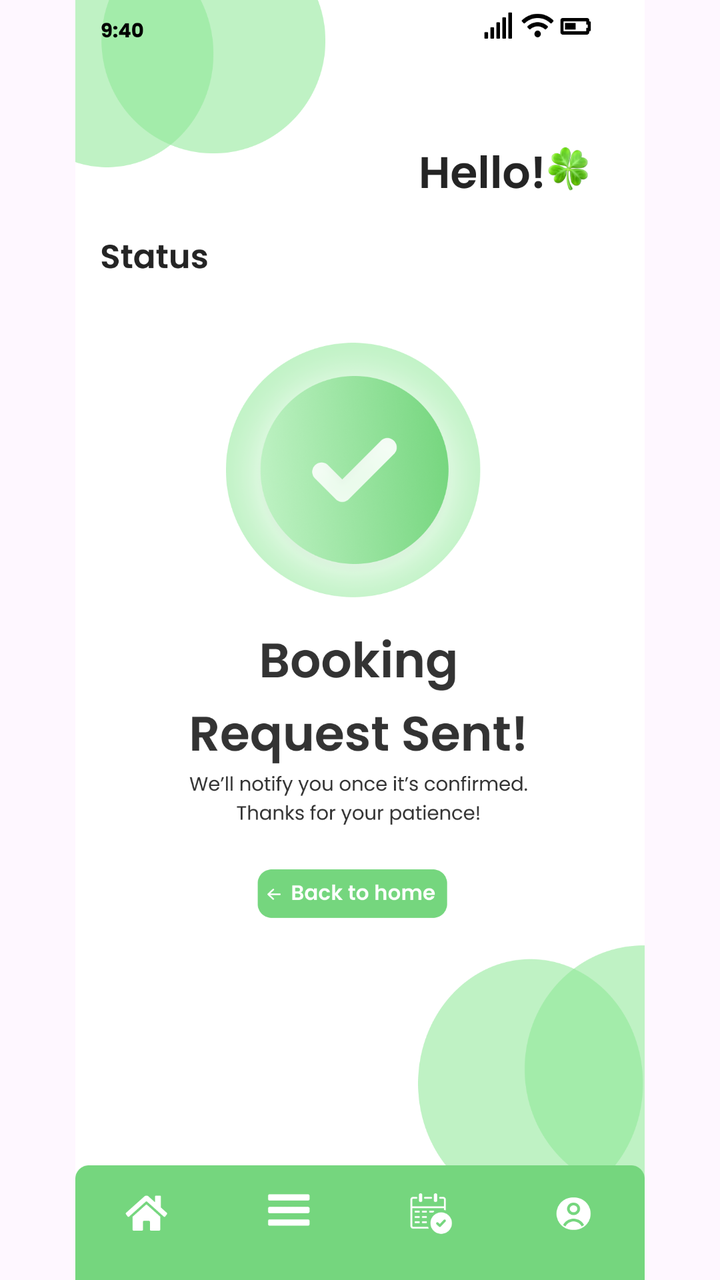
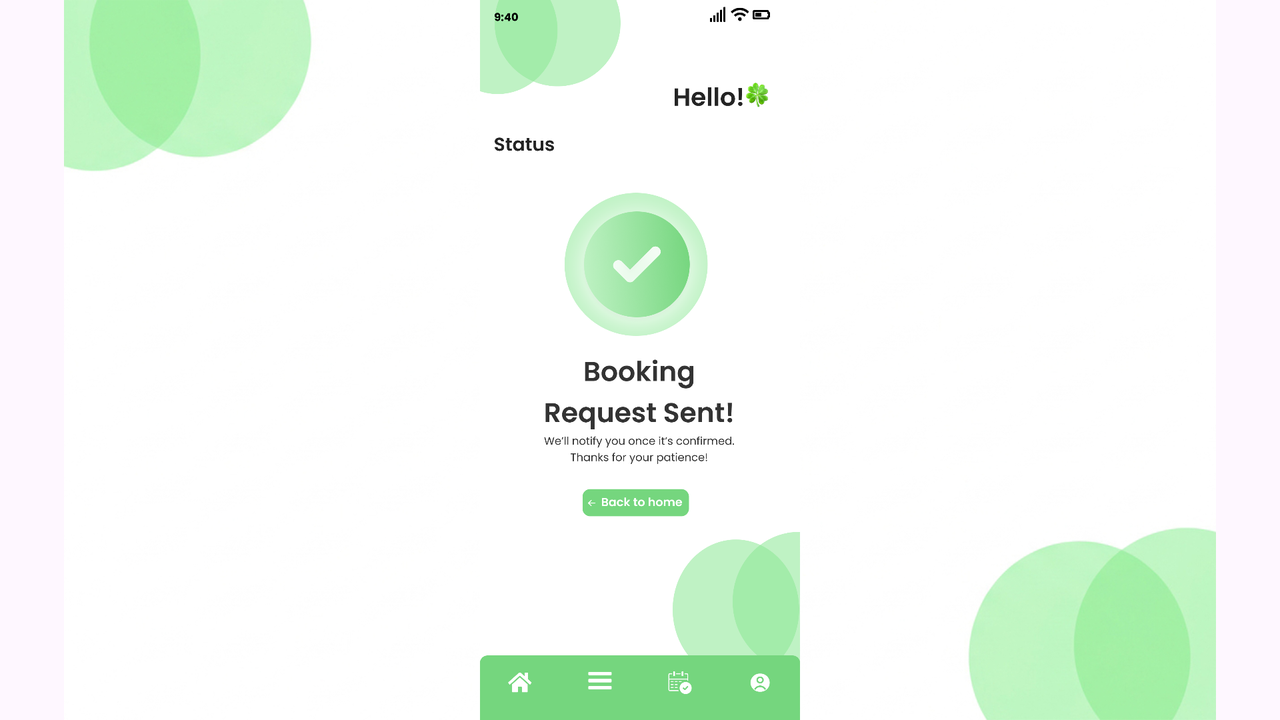

Two renders of one Android screen. The first uses the default layout on a phone; the second uses the alternative layout the repository ships for a different screen configuration, on a matching device. The two XML files are below.
<!-- AndroidManifest.xml: application theme Theme.COMP2000HKSoftwareEngineeringAssessment -->
<!-- res/layout/activity_emplyeesbookingrequestsent.xml -->
<?xml version="1.0" encoding="utf-8"?>
<androidx.constraintlayout.widget.ConstraintLayout xmlns:android="http://schemas.android.com/apk/res/android"
    xmlns:app="http://schemas.android.com/apk/res-auto"
    xmlns:tools="http://schemas.android.com/tools"
    android:id="@+id/main"
    android:layout_width="match_parent"
    android:layout_height="match_parent"
    tools:context=".emplyeesbookingrequestsent">

    <ImageView
        android:id="@+id/iv_login_page"
        android:layout_width="match_parent"
        android:layout_height="match_parent"
        android:scaleType="fitCenter"
        android:src="@drawable/emplyeesbookingrequestsent"
        app:layout_constraintBottom_toBottomOf="parent"
        app:layout_constraintEnd_toEndOf="parent"
        app:layout_constraintStart_toStartOf="parent"
        app:layout_constraintTop_toTopOf="parent" />

    <ImageButton
        android:id="@+id/btn_employee_menu_home_button"
        android:layout_width="0dp"
        android:layout_height="0dp"
        android:background="@android:color/transparent"
        app:layout_constraintBottom_toBottomOf="parent"
        app:layout_constraintDimensionRatio="2:1"
        app:layout_constraintEnd_toEndOf="parent"
        app:layout_constraintHorizontal_bias="0.071"
        app:layout_constraintStart_toStartOf="parent"
        app:layout_constraintTop_toTopOf="parent"
        app:layout_constraintVertical_bias="0.97"
        app:layout_constraintWidth_percent="0.15 " />
    <ImageButton
        android:id="@+id/btn_employee_menu_menu_button"
        android:layout_width="0dp"
        android:layout_height="0dp"
        android:background="@android:color/transparent"
        app:layout_constraintBottom_toBottomOf="parent"
        app:layout_constraintDimensionRatio="2:1"
        app:layout_constraintEnd_toEndOf="parent"
        app:layout_constraintHorizontal_bias="0.369"
        app:layout_constraintStart_toStartOf="parent"
        app:layout_constraintTop_toTopOf="parent"
        app:layout_constraintVertical_bias="0.969"
        app:layout_constraintWidth_percent="0.15" />

    <ImageButton
        android:id="@+id/btn_employee_mybooking_button"
        android:layout_width="0dp"
        android:layout_height="0dp"
        android:background="@android:color/transparent"
        app:layout_constraintBottom_toBottomOf="parent"
        app:layout_constraintDimensionRatio="2:1"
        app:layout_constraintEnd_toEndOf="parent"
        app:layout_constraintHorizontal_bias="0.644"
        app:layout_constraintStart_toStartOf="parent"
        app:layout_constraintTop_toTopOf="parent"
        app:layout_constraintVertical_bias="0.969"
        app:layout_constraintWidth_percent="0.15" />

    <ImageButton
        android:id="@+id/btn_employee_my_employee_profile_button"
        android:layout_width="0dp"
        android:layout_height="0dp"
        android:background="@android:color/transparent"
        app:layout_constraintBottom_toBottomOf="parent"
        app:layout_constraintDimensionRatio="2:1"
        app:layout_constraintEnd_toEndOf="parent"
        app:layout_constraintHorizontal_bias="0.954"
        app:layout_constraintStart_toStartOf="parent"
        app:layout_constraintTop_toTopOf="parent"
        app:layout_constraintVertical_bias="0.969"
        app:layout_constraintWidth_percent="0.15" />

    <ImageButton
        android:id="@+id/btn_select_datetime_select_back_to_home"
        android:layout_width="0dp"
        android:layout_height="0dp"
        android:background="@android:color/transparent"
        app:layout_constraintBottom_toBottomOf="parent"
        app:layout_constraintDimensionRatio="4:1"
        app:layout_constraintEnd_toEndOf="parent"
        app:layout_constraintHorizontal_bias="0.498"
        app:layout_constraintStart_toStartOf="parent"
        app:layout_constraintTop_toTopOf="parent"
        app:layout_constraintVertical_bias="0.704"
        app:layout_constraintWidth_percent="0.33 " />


</androidx.constraintlayout.widget.ConstraintLayout>
<!-- resources referenced by this layout -->
<resources>
  <!-- drawable emplyeesbookingrequestsent: png bitmap (drawable, 258488 bytes) -->
  <!-- from res/values-v23/ -->
  <style name="Theme.COMP2000HKSoftwareEngineeringAssessment" parent="Base.Theme.COMP2000HKSoftwareEngineeringAssessment">
          
          <item name="android:navigationBarColor">@android:color/transparent</item>
          <item name="android:statusBarColor">@android:color/transparent</item>
          <item name="android:windowLightStatusBar">?attr/isLightTheme</item>
      </style>
  <style name="Base.Theme.COMP2000HKSoftwareEngineeringAssessment" parent="Theme.Material3.DayNight.NoActionBar">
          
          
      </style>
</resources>
<!-- res/layout-land/activity_emplyeesbookingrequestsent.xml (the repository's variant of the layout above) -->
<!-- drawn on the phone turned sideways -->
<?xml version="1.0" encoding="utf-8"?>
<androidx.constraintlayout.widget.ConstraintLayout xmlns:android="http://schemas.android.com/apk/res/android"
    xmlns:app="http://schemas.android.com/apk/res-auto"
    xmlns:tools="http://schemas.android.com/tools"
    android:id="@+id/main"
    android:layout_width="match_parent"
    android:layout_height="match_parent"
    tools:context=".emplyeesbookingrequestsent">

    <ImageView
        android:id="@+id/iv_login_page_horizontal"
        android:layout_width="match_parent"
        android:layout_height="match_parent"
        android:scaleType="fitCenter"
        android:src="@drawable/layouthorizontalsecond"
        app:layout_constraintBottom_toBottomOf="parent"
        app:layout_constraintEnd_toEndOf="parent"
        app:layout_constraintStart_toStartOf="parent"
        app:layout_constraintTop_toTopOf="parent" />

    <ImageView
        android:id="@+id/iv_login_page"
        android:layout_width="match_parent"
        android:layout_height="match_parent"
        android:scaleType="fitCenter"
        android:src="@drawable/emplyeesbookingrequestsent"
        app:layout_constraintBottom_toBottomOf="parent"
        app:layout_constraintEnd_toEndOf="parent"
        app:layout_constraintStart_toStartOf="parent"
        app:layout_constraintTop_toTopOf="parent" />

    <ImageButton
        android:id="@+id/btn_employee_menu_home_button"
        android:layout_width="40dp"
        android:layout_height="29dp"
        android:background="@android:color/transparent"
        app:layout_constraintBottom_toBottomOf="parent"
        app:layout_constraintDimensionRatio="2:1"
        app:layout_constraintEnd_toEndOf="parent"
        app:layout_constraintHorizontal_bias="0.39"
        app:layout_constraintStart_toStartOf="parent"
        app:layout_constraintTop_toTopOf="parent"
        app:layout_constraintVertical_bias="0.98"
        app:layout_constraintWidth_percent="0.15 " />

    <ImageButton
        android:id="@+id/btn_employee_menu_menu_button"
        android:layout_width="40dp"
        android:layout_height="33dp"
        android:background="@android:color/transparent"
        app:layout_constraintBottom_toBottomOf="parent"
        app:layout_constraintDimensionRatio="2:1"
        app:layout_constraintEnd_toEndOf="parent"
        app:layout_constraintHorizontal_bias="0.466"
        app:layout_constraintStart_toStartOf="parent"
        app:layout_constraintTop_toTopOf="parent"
        app:layout_constraintVertical_bias="0.98"
        app:layout_constraintWidth_percent="0.15" />

    <ImageButton
        android:id="@+id/btn_employee_mybooking_button"
        android:layout_width="46dp"
        android:layout_height="33dp"
        android:background="@android:color/transparent"
        app:layout_constraintBottom_toBottomOf="parent"
        app:layout_constraintDimensionRatio="2:1"
        app:layout_constraintEnd_toEndOf="parent"
        app:layout_constraintHorizontal_bias="0.54"
        app:layout_constraintStart_toStartOf="parent"
        app:layout_constraintTop_toTopOf="parent"
        app:layout_constraintVertical_bias="0.98"
        app:layout_constraintWidth_percent="0.15" />

    <ImageButton
        android:id="@+id/btn_employee_my_employee_profile_button"
        android:layout_width="46dp"
        android:layout_height="33dp"
        android:background="@android:color/transparent"
        app:layout_constraintBottom_toBottomOf="parent"
        app:layout_constraintDimensionRatio="2:1"
        app:layout_constraintEnd_toEndOf="parent"
        app:layout_constraintHorizontal_bias="0.61"
        app:layout_constraintStart_toStartOf="parent"
        app:layout_constraintTop_toTopOf="parent"
        app:layout_constraintVertical_bias="0.98"
        app:layout_constraintWidth_percent="0.15" />

    <ImageButton
        android:id="@+id/btn_select_datetime_select_back_to_home"
        android:layout_width="94dp"
        android:layout_height="24dp"
        android:background="@android:color/transparent"
        app:layout_constraintBottom_toBottomOf="parent"
        app:layout_constraintDimensionRatio="4:1"
        app:layout_constraintEnd_toEndOf="parent"
        app:layout_constraintHorizontal_bias="0.498"
        app:layout_constraintStart_toStartOf="parent"
        app:layout_constraintTop_toTopOf="parent"
        app:layout_constraintVertical_bias="0.704"
        app:layout_constraintWidth_percent="0.33 " />


</androidx.constraintlayout.widget.ConstraintLayout>
<!-- resources referenced by the variant -->
<!-- as the phone turned sideways resolves them -->
<resources>
  <!-- drawable emplyeesbookingrequestsent: png bitmap (drawable, 258488 bytes) -->
  <!-- drawable layouthorizontalsecond: jpg bitmap (drawable, 203073 bytes) -->
  <!-- from res/values-v23/ -->
  <style name="Theme.COMP2000HKSoftwareEngineeringAssessment" parent="Base.Theme.COMP2000HKSoftwareEngineeringAssessment">
          
          <item name="android:navigationBarColor">@android:color/transparent</item>
          <item name="android:statusBarColor">@android:color/transparent</item>
          <item name="android:windowLightStatusBar">?attr/isLightTheme</item>
      </style>
  <style name="Base.Theme.COMP2000HKSoftwareEngineeringAssessment" parent="Theme.Material3.DayNight.NoActionBar">
          
          
      </style>
</resources>
